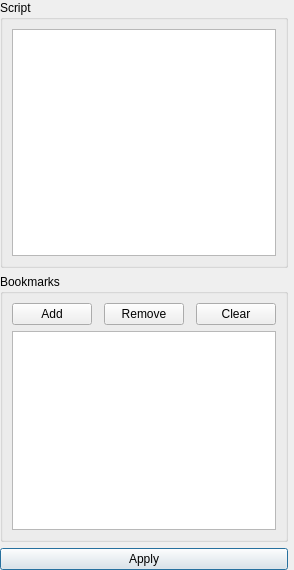
<?xml version="1.0" encoding="UTF-8"?>
<ui version="4.0">
 <class>ScriptFilter</class>
 <widget class="QWidget" name="ScriptFilter">
  <property name="geometry">
   <rect>
    <x>0</x>
    <y>0</y>
    <width>280</width>
    <height>570</height>
   </rect>
  </property>
  <property name="windowTitle">
   <string>Form</string>
  </property>
  <layout class="QGridLayout" name="gridLayout_2">
   <property name="leftMargin">
    <number>0</number>
   </property>
   <property name="topMargin">
    <number>0</number>
   </property>
   <property name="rightMargin">
    <number>6</number>
   </property>
   <property name="bottomMargin">
    <number>0</number>
   </property>
   <property name="horizontalSpacing">
    <number>0</number>
   </property>
   <property name="verticalSpacing">
    <number>6</number>
   </property>
   <item row="1" column="0" colspan="2">
    <widget class="QGroupBox" name="groupBox">
     <property name="title">
      <string>Bookmarks</string>
     </property>
     <layout class="QGridLayout" name="gridLayout">
      <property name="leftMargin">
       <number>9</number>
      </property>
      <property name="topMargin">
       <number>9</number>
      </property>
      <property name="rightMargin">
       <number>9</number>
      </property>
      <property name="bottomMargin">
       <number>9</number>
      </property>
      <item row="1" column="0" colspan="5">
       <widget class="QListView" name="listView"/>
      </item>
      <item row="0" column="0">
       <widget class="QPushButton" name="buttonAdd">
        <property name="text">
         <string>Add</string>
        </property>
       </widget>
      </item>
      <item row="0" column="2">
       <widget class="QPushButton" name="buttonClear">
        <property name="text">
         <string>Remove</string>
        </property>
       </widget>
      </item>
      <item row="0" column="4">
       <widget class="QPushButton" name="buttonRemove">
        <property name="text">
         <string>Clear</string>
        </property>
       </widget>
      </item>
     </layout>
    </widget>
   </item>
   <item row="0" column="0" colspan="2">
    <widget class="QGroupBox" name="groupBox_2">
     <property name="title">
      <string>Script</string>
     </property>
     <layout class="QGridLayout" name="gridLayout_3">
      <item row="0" column="0">
       <widget class="ScriptEdit" name="scriptEdit">
        <property name="acceptRichText">
         <bool>false</bool>
        </property>
       </widget>
      </item>
     </layout>
    </widget>
   </item>
   <item row="2" column="0" colspan="2">
    <widget class="QPushButton" name="pushButton">
     <property name="text">
      <string>Apply</string>
     </property>
     <property name="autoDefault">
      <bool>true</bool>
     </property>
     <property name="default">
      <bool>true</bool>
     </property>
     <property name="flat">
      <bool>false</bool>
     </property>
    </widget>
   </item>
  </layout>
 </widget>
 <customwidgets>
  <customwidget>
   <class>ScriptEdit</class>
   <extends>QTextEdit</extends>
   <header>ScriptEdit.h</header>
  </customwidget>
 </customwidgets>
 <resources/>
 <connections/>
</ui>
